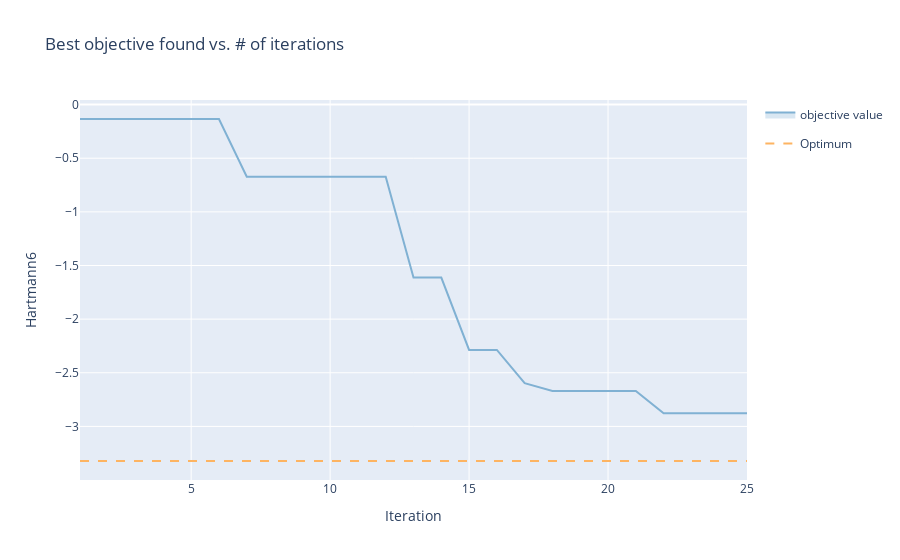

The code cell stored with this chart in its notebook:
### Code cell
render(
    ax_client.get_optimization_trace(objective_optimum=hartmann6.fmin)
)  # Objective_optimum is optional.
